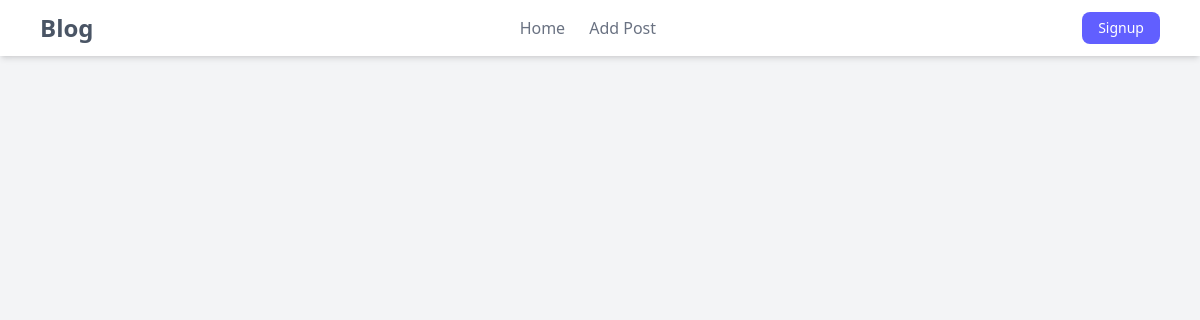
Page /profile/Hari/ on the earlier database version.
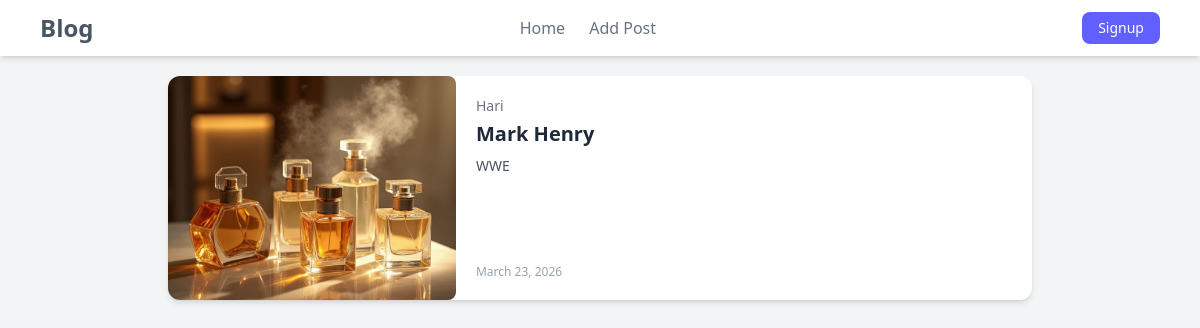
Same page on the later database version.
### home/models.py (models this page shows, shortened)
class Post(models.Model):
    name = models.ForeignKey(User, on_delete=models.CASCADE)
    title = models.CharField(max_length=100)
    image = models.ImageField(default='default.png', null=True, upload_to='post_pictures')
    para = models.TextField(max_length=500)
    date = models.DateField(auto_now_add=True)

### home/views.py (the view)
# urls.py: path('profile/<str:username>/', views.profile_view, name='profile'),
def profile_view(request, username):
    user = get_object_or_404(User, username=username)
    post = Post.objects.filter(name=user)
    return render(request, 'home/profile.html', {'posts':post})

### home/templates/home/profile.html (shortened to what this page needs)
{% extends 'home/base.html' %}
{% block content %}
    <div class="max-w-4xl mx-auto mt-5 mb-4 space-y-6 px-4">
        {% for post in posts %}
        <div class="bg-white shadow-md rounded-xl overflow-hidden hover:shadow-lg transition duration-300">
            <div class="flex flex-col md:flex-row">
                <div class="md:w-1/3">
                    <img src="{{ post.image.url }}" alt="" class="w-full h-48 md:h-56 object-cover rounded-lg">
                </div>
                <div class="p-5 md:w-2/3 flex flex-col justify-between">
                    <div>
                        <p class="text-sm text-gray-500 mb-1">
                            {{ post.name.username }}
                        </p>
                        <h3 class="text-xl font-semibold text-gray-800 mb-2">
                            {{ post.title }}
                        </h3>
                        <p class="text-gray-600 text-sm line-clamp-3">
                            {{ post.para }}
                        </p>
                    </div>
                    <div class="mt-4 flex items-center justify-between">
                        <p class="text-xs text-gray-400">
                            {{ post.date }}
                        </p>
                    </div>
                </div>
            </div>
        </div>
        {% endfor %}
    </div>
{% endblock %}

Differences in the rows shown:
added Post: image (picture), name.username "Hari", title "Mark Henry", para "WWE", date "March 23, 2026"
